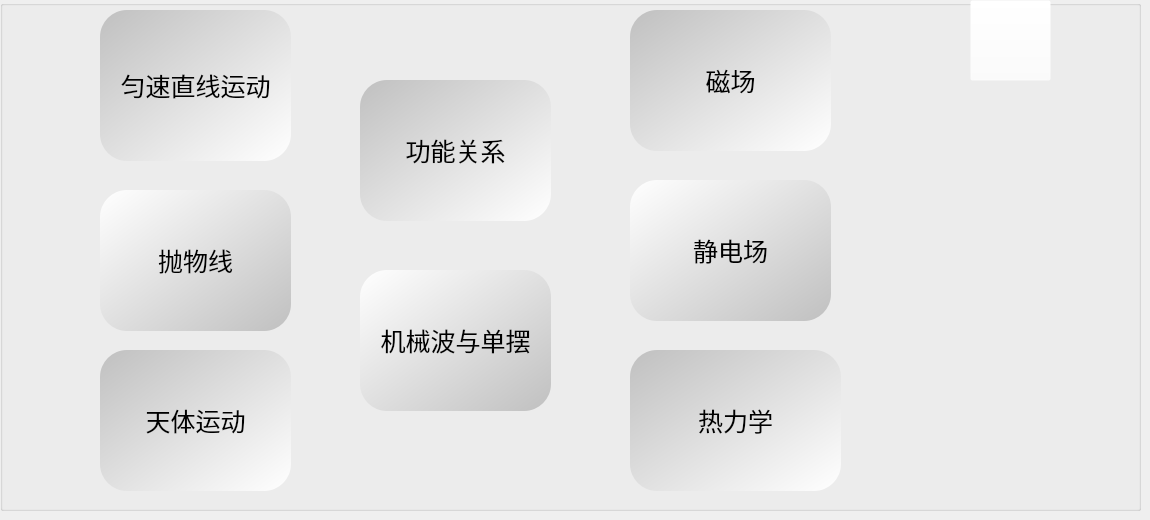
    <widget class="QWidget" name="mainphy">
     <widget class="QGroupBox" name="groupBox_2">
      <property name="geometry">
       <rect>
        <x>0</x>
        <y>0</y>
        <width>1141</width>
        <height>511</height>
       </rect>
      </property>
      <property name="font">
       <font>
        <family>宋体</family>
        <pointsize>16</pointsize>
       </font>
      </property>
      <property name="styleSheet">
       <string notr="true">QPushButton {
  font: 20pt &quot;宋体&quot;;
  border-width: 0px;
  font-size: 25px;
  border-radius: 0px;
  color: black;
  background-color: rgba(181, 255, 253,130);
  border-color: red;
}
</string>
      </property>
      <property name="title">
       <string/>
      </property>
      <widget class="QPushButton" name="car_to">
       <property name="geometry">
        <rect>
         <x>100</x>
         <y>10</y>
         <width>191</width>
         <height>151</height>
        </rect>
       </property>
       <property name="styleSheet">
        <string notr="true">background-color: qlineargradient(spread:pad, x1:0, y1:0, x2:1, y2:1, stop:0 rgba(192, 192, 192, 255,100), stop:1 rgba(255, 255, 255, 255,100));
  border-radius: 27px;</string>
       </property>
       <property name="text">
        <string>匀速直线运动</string>
       </property>
      </widget>
      <widget class="QPushButton" name="kinetic_to">
       <property name="geometry">
        <rect>
         <x>360</x>
         <y>80</y>
         <width>191</width>
         <height>141</height>
        </rect>
       </property>
       <property name="styleSheet">
        <string notr="true">background-color: qlineargradient(spread:pad, x1:0, y1:0, x2:1, y2:1, stop:0 rgba(192, 192, 192, 255,100), stop:1 rgba(255, 255, 255, 255,100));
  border-radius: 27px;</string>
       </property>
       <property name="text">
        <string>功能关系</string>
       </property>
      </widget>
      <widget class="QPushButton" name="Celes_to">
       <property name="geometry">
        <rect>
         <x>100</x>
         <y>350</y>
         <width>191</width>
         <height>141</height>
        </rect>
       </property>
       <property name="styleSheet">
        <string notr="true">background-color: qlineargradient(spread:pad, x1:0, y1:0, x2:1, y2:1, stop:0 rgba(192, 192, 192, 255,100), stop:1 rgba(255, 255, 255, 255,100));
  border-radius: 27px;</string>
       </property>
       <property name="text">
        <string>天体运动</string>
       </property>
      </widget>
      <widget class="QPushButton" name="thermo_to">
       <property name="geometry">
        <rect>
         <x>630</x>
         <y>350</y>
         <width>211</width>
         <height>141</height>
        </rect>
       </property>
       <property name="styleSheet">
        <string notr="true">background-color: qlineargradient(spread:pad, x1:0, y1:0, x2:1, y2:1, stop:0 rgba(192, 192, 192, 255,100), stop:1 rgba(255, 255, 255, 255,100));
  border-radius: 27px;</string>
       </property>
       <property name="text">
        <string>热力学</string>
       </property>
      </widget>
      <widget class="QPushButton" name="electric_to">
       <property name="geometry">
        <rect>
         <x>630</x>
         <y>180</y>
         <width>201</width>
         <height>141</height>
        </rect>
       </property>
       <property name="styleSheet">
        <string notr="true">background-color: qlineargradient(spread:pad, x1:0, y1:0, x2:1, y2:1, stop:0 rgba(255, 255, 255, 255,100), stop:1 rgba(192, 192, 192, 255,100));
  border-radius: 27px;</string>
       </property>
       <property name="text">
        <string>静电场</string>
       </property>
      </widget>
      <widget class="QPushButton" name="magnetic_to">
       <property name="geometry">
        <rect>
         <x>630</x>
         <y>10</y>
         <width>201</width>
         <height>141</height>
        </rect>
       </property>
       <property name="font">
        <font>
         <family>宋体</family>
         <pointsize>-1</pointsize>
         <weight>50</weight>
         <italic>false</italic>
         <bold>false</bold>
        </font>
       </property>
       <property name="styleSheet">
        <string notr="true">background-color: qlineargradient(spread:pad, x1:0, y1:0, x2:1, y2:1, stop:0 rgba(192, 192, 192, 255,100), stop:1 rgba(255, 255, 255, 255,100));
  border-radius: 27px;</string>
       </property>
       <property name="text">
        <string>磁场</string>
       </property>
      </widget>
      <widget class="QPushButton" name="ff_to">
       <property name="geometry">
        <rect>
         <x>100</x>
         <y>190</y>
         <width>191</width>
         <height>141</height>
        </rect>
       </property>
       <property name="styleSheet">
        <string notr="true">background-color: qlineargradient(spread:pad, x1:0, y1:0, x2:1, y2:1, stop:0 rgba(255, 255, 255, 255,100), stop:1 rgba(192, 192, 192, 255,100));
  border-radius: 27px;</string>
       </property>
       <property name="text">
        <string>抛物线</string>
       </property>
      </widget>
      <widget class="QPushButton" name="Pendulum_to">
       <property name="geometry">
        <rect>
         <x>360</x>
         <y>270</y>
         <width>191</width>
         <height>141</height>
        </rect>
       </property>
       <property name="font">
        <font>
         <family>宋体</family>
         <pointsize>-1</pointsize>
         <weight>50</weight>
         <italic>false</italic>
         <bold>false</bold>
        </font>
       </property>
       <property name="styleSheet">
        <string notr="true">background-color: qlineargradient(spread:pad, x1:0, y1:0, x2:1, y2:1, stop:0 rgba(255, 255, 255, 255,100), stop:1 rgba(192, 192, 192, 255,100));
  border-radius: 27px;</string>
       </property>
       <property name="text">
        <string>机械波与单摆</string>
       </property>
      </widget>
     </widget>
     <widget class="QPushButton" name="pushButton_bk">
      <property name="geometry">
       <rect>
        <x>970</x>
        <y>0</y>
        <width>81</width>
        <height>81</height>
       </rect>
      </property>
      <property name="font">
       <font>
        <family>宋体</family>
        <weight>50</weight>
        <italic>false</italic>
        <bold>false</bold>
       </font>
      </property>
      <property name="styleSheet">
       <string notr="true">QPushButton {
	background-color: rgb(255, 255, 255,0);
  background-image: url(D:/caculator/cal/rt.png);
}</string>
      </property>
      <property name="text">
       <string/>
      </property>
     </widget>
    </widget>
